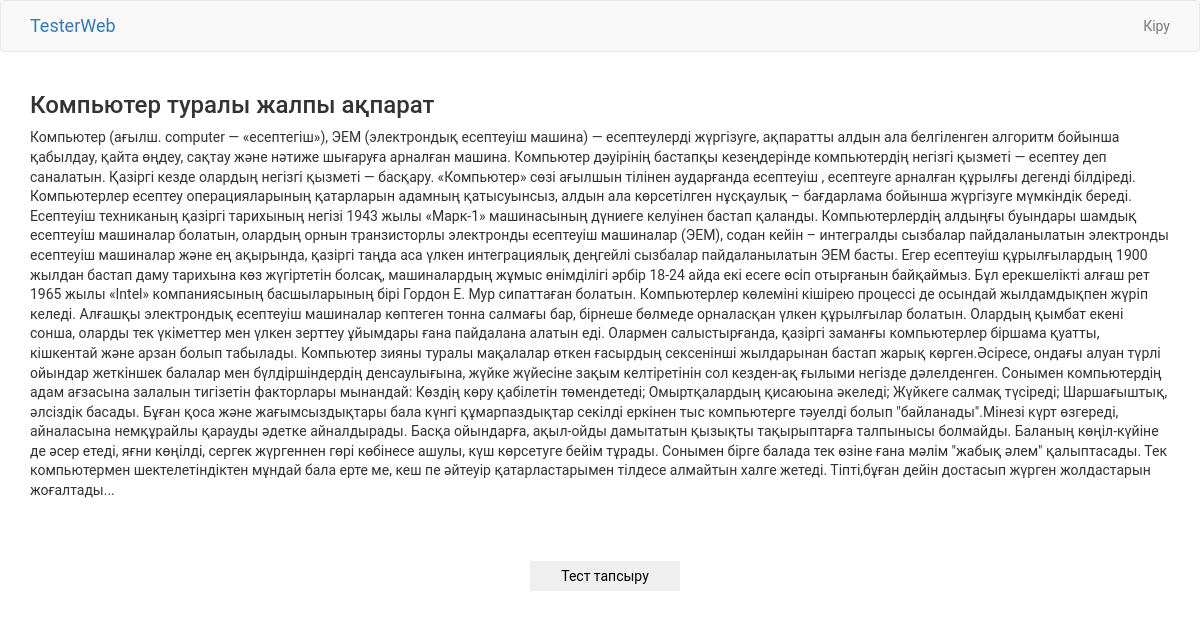
Page /lectures/1/ on the committed database.
### api/models.py (models this page shows)
class Lecture(models.Model):
    title = models.CharField(max_length=200)
    text = models.TextField()
    published_date = models.DateTimeField(blank=True, null=True)

### api/views.py (the view)
# urls.py: path('lectures/<int:pk>/', views.lecture_details, name="lecturedetails"),
def lecture_details(request, pk):
  lecture = Lecture.objects.get(pk=pk)
  return render(request, 'singleLecture.html', {'lecture': lecture})

### api/templates/singleLecture.html (shortened to what this page needs)
{% extends 'base.html' %}
{% load staticfiles %}
{% block body %}
<body>
    <h3>{{lecture.title}}</h3>
    <p>{{lecture.text}}</p>
    <button class="pass">
        <a href="{% url 'testdetails' pk=lecture.id %}">Тест тапсыру</a>
    </button>
</body>
{% endblock %}

### api/static/style.css (style rules this page uses)
* { font-family: "Roboto", sans-serif; font-weight: normal; }
p { line-height: 1.4em; }
.pass { border: none; width: 150px; height: 30px; text-align: center; margin-left: 500px; margin-top: 50px; }
.pass a, .b-check a , .b-again a { text-decoration: none; color: black; }

### rows in the picture
Lecture: title "Компьютер туралы жалпы ақпарат", text "Компьютер (ағылш. computer — «есептегіш»), ЭЕМ (электрондық есептеуіш машина) — есептеулерді жүргізуге, ақпаратты алдын ала белгіленген алгоритм бойынша қабылдау, қайта өңдеу, сақтау және нәтиже шығаруға арналған машина. Компьютер дәуірінің бастапқы кезеңдерінде компьютердің негізгі қызметі — есептеу деп саналатын. Қазіргі кезде олардың негізгі қызметі — басқару. «Компьютер» сөзі ағылшын тілінен аударғанда есептеуіш , есептеуге арналған құрылғы дегенді білдіреді. Компьютерлер есептеу операцияларының қатарларын адамның қатысуынсыз, алдын ала көрсетілген нұсқаулық – бағдарлама бойынша жүргізуге мүмкіндік береді. Есептеуіш техниканың қазіргі тарихының негізі 1943 жылы «Марк-1» машинасының…"
